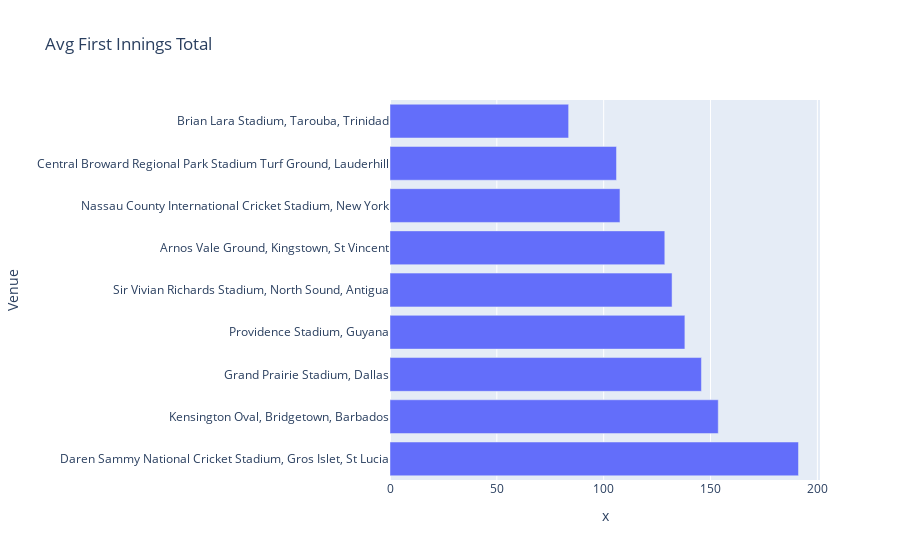

This figure's notebook cell:
### Code cell
px.bar(grounds,x=grounds.values,y=grounds.index,title='Avg First Innings Total')

### Figure 1 — Plotly figure (JSON) as saved in the notebook; plotly's stock layout.template omitted (floating-point values rounded to 4 significant figures)
{"data": [{"alignmentgroup": "True", "hovertemplate": "x=%{x}<br>Venue=%{y}<extra></extra>", "legendgroup": "", "marker": {"color": "#636efa", "pattern": {"shape": ""}}, "name": "", "offsetgroup": "", "orientation": "h", "showlegend": false, "textposition": "auto", "type": "bar", "x": [191.2, 153.6, 145.8, 138, 132, 128.6, 107.6, 106, 83.6], "xaxis": "x", "y": ["Daren Sammy National Cricket Stadium, Gros Islet, St Lucia", "Kensington Oval, Bridgetown, Barbados", "Grand Prairie Stadium, Dallas", "Providence Stadium, Guyana", "Sir Vivian Richards Stadium, North Sound, Antigua", "Arnos Vale Ground, Kingstown, St Vincent", "Nassau County International Cricket Stadium, New York", "Central Broward Regional Park Stadium Turf Ground, Lauderhill", "Brian Lara Stadium, Tarouba, Trinidad"], "yaxis": "y"}], "layout": {"barmode": "relative", "legend": {"tracegroupgap": 0}, "title": {"text": "Avg First Innings Total"}, "xaxis": {"anchor": "y", "domain": [0, 1], "title": {"text": "x"}}, "yaxis": {"anchor": "x", "domain": [0, 1], "title": {"text": "Venue"}}}}
